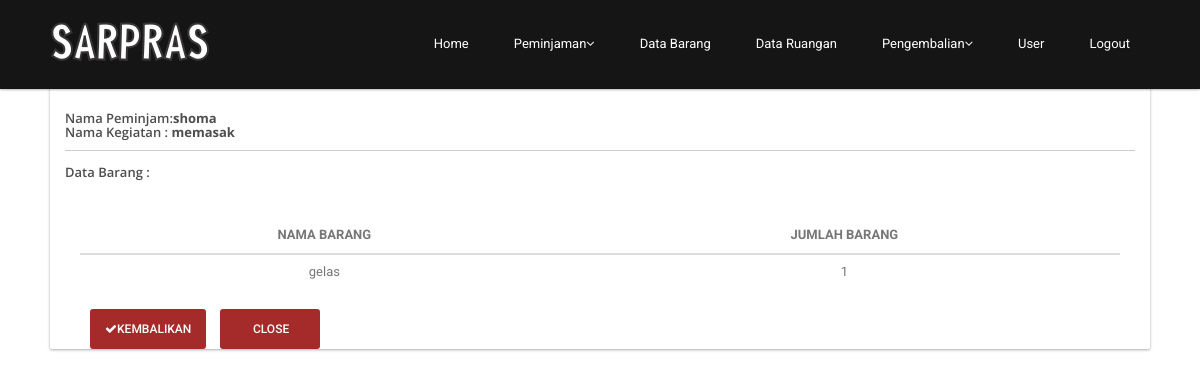
/pengembalianBarang/detail/memasak (signed in), run on the app's committed database.
### tables this page shows
CREATE TABLE `tb_peminjaman_barang` (
  `id` int(10) UNSIGNED NOT NULL,
  `id_user` varchar(50) NOT NULL,
  `nama_peminjam` varchar(50) NOT NULL,
  `nama_kegiatan` varchar(255) NOT NULL,
  `barang_id` int(10) UNSIGNED NOT NULL,
  `jumlah_pinjam` int(11) NOT NULL,
  `tgl_pinjam` timestamp NOT NULL DEFAULT CURRENT_TIMESTAMP ON UPDATE CURRENT_TIMESTAMP,
  `tgl_selesai` timestamp NOT NULL DEFAULT '0000-00-00 00:00:00',
  `status_pinjam` tinyint(1) NOT NULL DEFAULT '0',
  `created_at` timestamp NULL DEFAULT NULL,
  `updated_at` timestamp NULL DEFAULT NULL
);

CREATE TABLE `tb_barang` (
  `id` int(10) UNSIGNED NOT NULL,
  `nama_barang` varchar(255) NOT NULL,
  `jumlah` int(11) NOT NULL,
  `satuan` varchar(30) NOT NULL,
  `created_at` timestamp NULL DEFAULT NULL,
  `updated_at` timestamp NULL DEFAULT NULL
);

### app/controller/pengembalianBarang.php (called while the page is built, shortened)
<?php
class pengembalianBarang extends controller {
    function __construct()
    {
        $this->model = $this->model->load('pengembalianBarang');
    }
    function detail($id){
        $this->view->data = $this->model->getDetail($id);
        $this->view->data1 = $this->model->getInfo($id);
        $this->view->display('detail_pengembalianBarang','admin');
    }
}

### index.php (called while the page is built, shortened)
<?php
require 'config/database.php';
require 'libs/controller.php';
require 'libs/model.php';
require 'libs/database.php';
$app = new routing();

### libs/database.php (called while the page is built, shortened)
<?php
class database extends PDO {
    public function selectAll($query, $fetchMode = PDO::FETCH_ASSOC) {
        try {
            $stmt = $this->prepare($query);
            $stmt->execute();
            return $stmt->fetchAll($fetchMode);
        } catch (PDOException $e) {
            echo $e->getMessage();
        }
    }
}

### app/model/m_pengembalianBarang.php (called while the page is built, shortened)
<?php
class m_pengembalianBarang extends model {
    function getDetail($id) {
        return $this->db->selectAll("SELECT * FROM tb_peminjaman_barang pb join tb_barang b ON barang_id = b.id
         where nama_kegiatan='$id'");
    }
  }

### libs/controller.php (called while the page is built, shortened)
<?php
class controller {
    function __construct() {
        $this->model = new model();
    }
}

### libs/model.php (called while the page is built, shortened)
<?php
class model {
    function __construct() {
        $this->db = new database();
    }
    function load($model) {
        $path = 'app/model/m_' . $model . '.php';
        if (file_exists($path)) {
            return new $modelName();
        } else {
            echo 'Kesalahan: m_' . $model . '.php tidak ditemukan';
        }
    }
}

### app/view/admin/v_detail_pengembalianBarang.php (the view, shortened to what this page needs)
<?php require_once(__DIR__.'/../part/header.php');?>
<div id="page-login" class="page-logreg">
    <div id="main">
        <div class="container clearfix">
            <div class="card clearfix section">
                <div class="card-body">
                    <div class="desktop">
                        <section class="content">
                            <br>
                            <br>
                            <div class="box box-primary">
                                <div class="box-body">
                                    <div style="float: left; margin-right: 100px;">
                                        <?php
                                        foreach ($this->data1 as $key => $value){?>
                                            <h6>Nama Peminjam:<b><?php echo $value['nama_peminjam'] ?></b></h6>
                                            <h6>Nama Kegiatan : <b><?php echo $value['nama_kegiatan'] ?></b></h6>
                                        <?php } ?>
                                    </div>
                                    <br>
                                    <br>
                                    <hr style="width: 100%">
                                    <h5>Data Barang : </h5>
                                    <br>
                                    <br>
                                    <br>
                                    <div class="table-responsive col-md-12">
                                        <table class="table table-hover">
                                            <thead>
                                            <th>Nama Barang</th>
                                            <th>Jumlah Barang</th>
                                            </thead>
                                            <tbody>
                                            <?php foreach ($this->data as $key => $value){?>
                                                <tr>
                                                    <td><?php echo $value['nama_barang'] ?></td>
                                                    <td><?php echo $value['jumlah_pinjam'] ?></td>
                                                </tr>
                                            <?php } ?>
                                            </tbody>
                                        </table>
                                    </div>
                                    <div style="margin-top: 20px">
                                        <div class="col-md-6">
                                            <a href="<?php echo URL; ?>/pengembalianBarang/kembalikan/<?php echo $value['nama_kegiatan'] ?>" style="margin-left: 10px" class="btn btn-sm btn-default"> <i
                                                    class="fa fa-btn fa-check"></i>Kembalikan</a>
                                            <a href="<?php echo URL; ?>/pengembalianBarang" style="margin-left: 10px" class="btn btn-sm btn-default">
                                                <i class="fa fa-btn fa-close"></i> close</a>
                                        </div>
                                    </div>
                                </div>
                            </div>
                        </section>
                    </div>
                </div>
            </div>
        </div>
    </div>

### public/css/main.css (style rules this page uses)
h1, h2, h3, h4, h5, h6 { font-weight: 600; font-family: 'Open Sans', sans-serif; color:#4e4e4e; }
a { color: #c52d2f; -webkit-transition: color 300ms, background-color 300ms; -moz-transition: color 300ms, background-color 300ms; -o-transition: color 300ms, background-color 300ms; transition: color 300ms, background-color 300ms; }
hr { border-top: 1px solid #e5e5e5; border-bottom: 1px solid #fff; }

### public/css/style.css (style rules this page uses)
a, a:hover { color: #36BEEA }
.container { width: 1100px; padding: 0px }
.btn { background: brown; min-width: 100px; max-height: 40px; font-weight: 500; display: inline-block; padding: 0px 15px; border: none; border-radius: 3px; text-transform: uppercase; cursor: pointer; color: #fff; font-family: 'Roboto', sans-serif; line-height: 40px; -webkit-box-sizing: border-box; -moz-box-sizing: border-box; box-sizing: border-box }
.card { position: relative; background-color: #fff; color: #313534; border-radius: 2px; -webkit-box-shadow: 0 1px 3px 0 rgba(0, 0, 0, 0.33); box-shadow: 0 1px 3px 0 rgba(0, 0, 0, 0.33) }
.card-body { padding: 15px; position: relative }
table { width: 100%; color: #777 }
table th { vertical-align: middle; text-transform: uppercase; padding: 8px; text-align: center; line-height: 25px; border-bottom: 2px solid #ddd }
table tbody td { padding: 8px; border-top: 1px solid #ddd; vertical-align: top; line-height: 20px; text-align: center; vertical-align: middle; }
#main { margin: 70px 0px 0px }

### data on the page
tb_peminjaman_barang: nama_peminjam "shoma", nama_kegiatan "memasak", barang.nama_barang "gelas", jumlah_pinjam "1"
